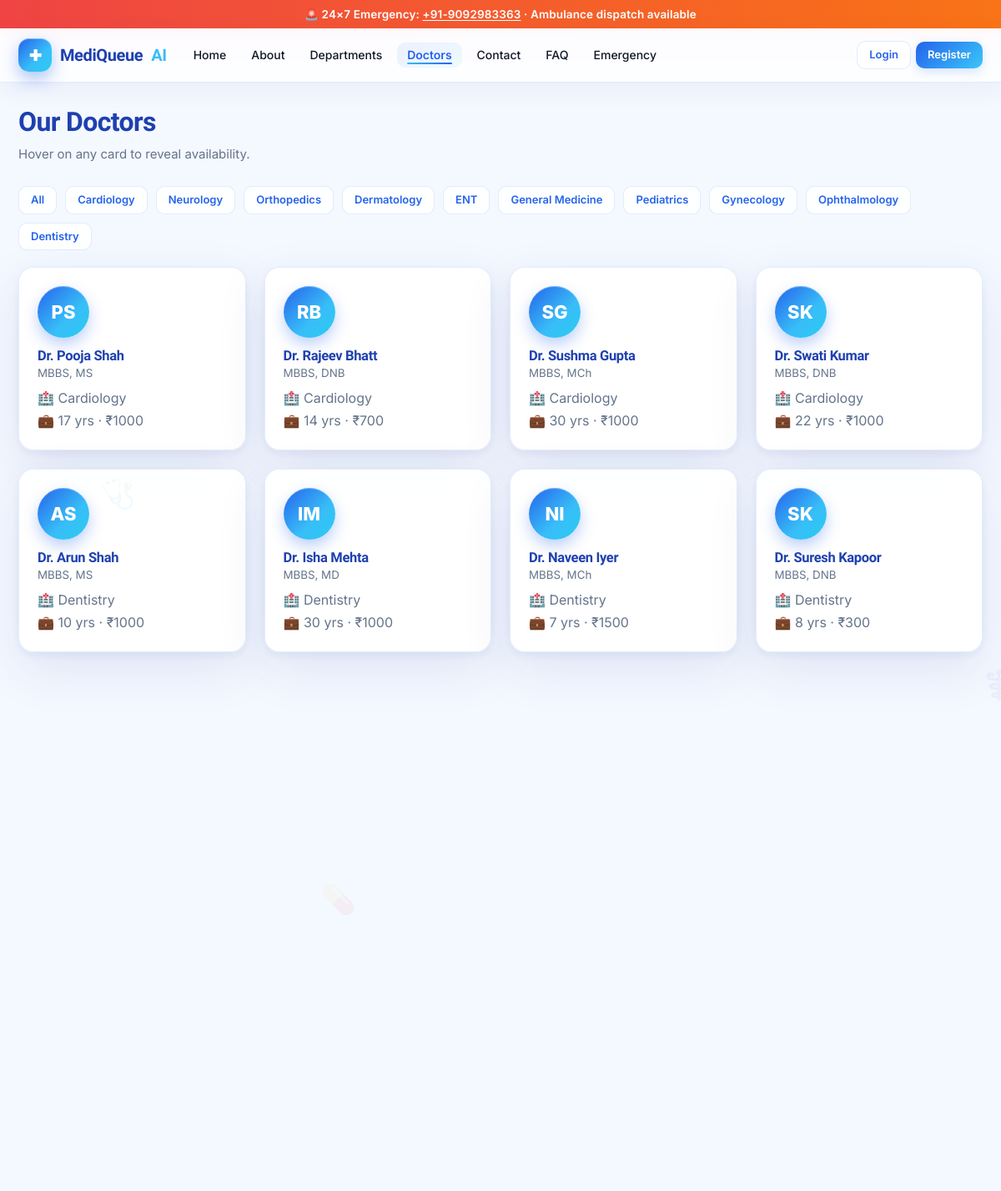
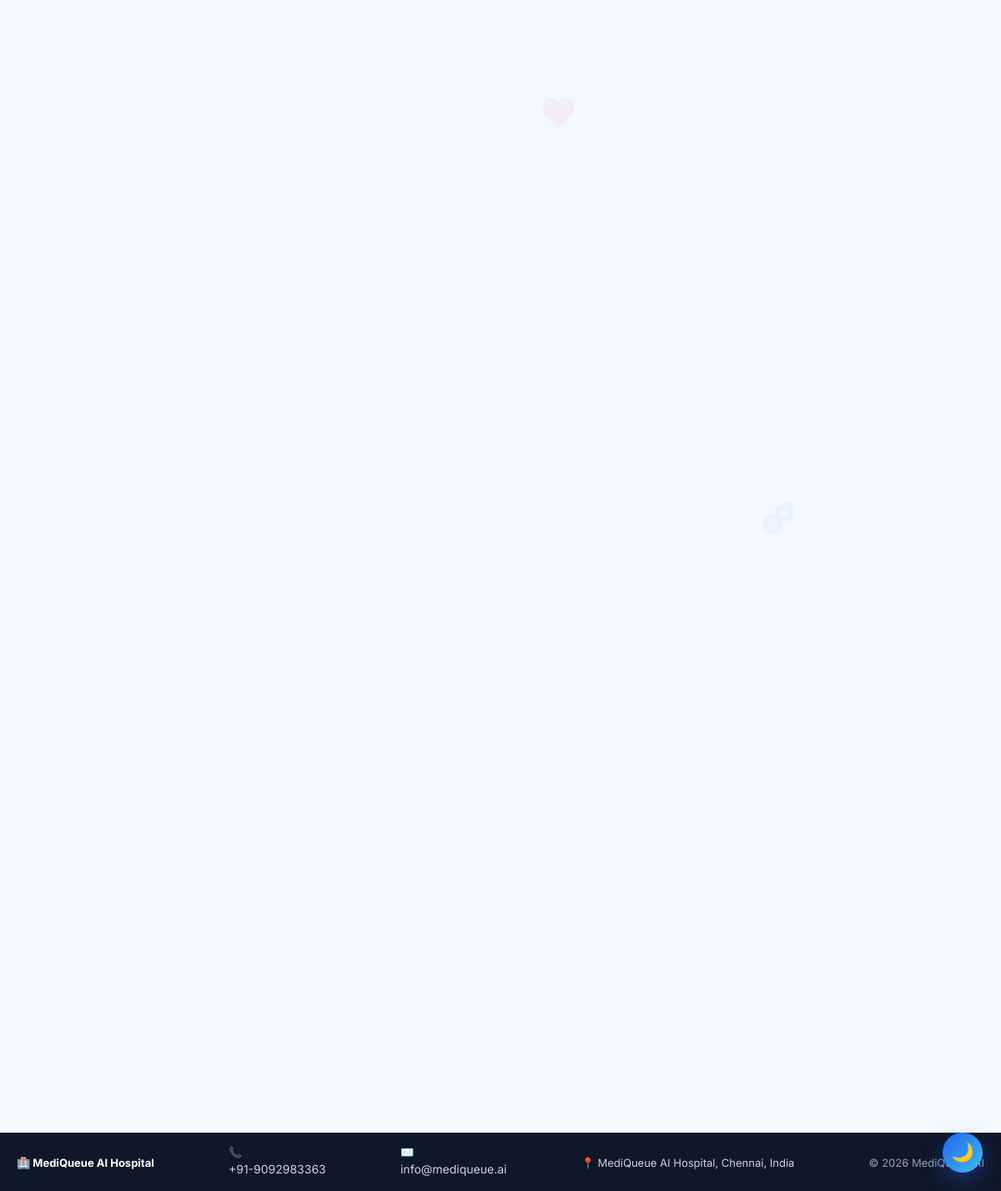
Page /doctors on the committed database (2 pictures, top to bottom).
### tables this page shows
CREATE TABLE departments(
            id INTEGER PRIMARY KEY, name TEXT UNIQUE, description TEXT, icon TEXT);

CREATE TABLE doctors(
            id INTEGER PRIMARY KEY,
            doc_code TEXT UNIQUE,
            name TEXT, department TEXT, qualification TEXT,
            experience INTEGER, specialization TEXT,
            fee INTEGER, avg_time INTEGER,
            available INTEGER DEFAULT 1,
            photo TEXT,
            username TEXT UNIQUE, password TEXT);

CREATE TABLE app_settings(
        key TEXT PRIMARY KEY,
        value TEXT
    );

### backend/core/routes.py (the view)
    @app.route("/doctors")
    def doctors():
        dept = request.args.get("dept", "")
        if dept:
            docs = query("SELECT * FROM doctors WHERE department=? ORDER BY name", (dept,))
        else:
            docs = query("SELECT * FROM doctors ORDER BY department,name")
        return render_template("doctors.html", docs=docs, dept=dept, depts=query("SELECT * FROM departments"))

### backend/core/models.py (called while the page is built)
def get_conn():
    conn = sqlite3.connect(Config.DATABASE)
    conn.row_factory = sqlite3.Row
    conn.execute("PRAGMA foreign_keys = ON")
    return conn

def query(sql, params=(), one=False):
    with get_conn() as c:
        cur = c.execute(sql, params)
        rows = cur.fetchall()
        return (rows[0] if rows else None) if one else rows

### frontend/templates/doctors.html (shortened to what this page needs)
{% extends "base.html" %}{% block content %}
<div class="container">
  <h1 class="section-title">Our Doctors</h1>
  <p class="section-sub">Hover on any card to reveal availability.</p>
  <div style="display:flex;gap:10px;flex-wrap:wrap;margin-bottom:20px">
    <a class="btn ghost sm" href="/doctors">All</a>
    {% for d in depts %}
      <a class="btn ghost sm" href="/doctors?dept={{d.name}}"
         style="{% if dept==d.name %}background:var(--grad);color:#fff{% endif %}">{{d.name}}</a>
    {% endfor %}
  </div>
  <div class="grid c3">
    {% for d in docs %}
    <div class="doc">
      <div class="doc-inner">
        <div class="doc-face">
          <div class="avatar">{{ d.name.split()[1][0] }}{{ d.name.split()[2][0] if d.name.split()|length>2 else '' }}</div>
          <h4>{{ d.name }}</h4>
          <small>{{ d.qualification }}</small>
          <p style="color:var(--muted);margin:8px 0 0">🏥 {{ d.department }}<br/>💼 {{ d.experience }} yrs · ₹{{ d.fee }}</p>
        </div>
        <div class="doc-back">
          <h4 style="color:#fff">{{ d.name }}</h4>
          <p>Consultation: <b>{{ d.avg_time }} min</b></p>
          <p>Specialization: {{ d.specialization }}</p>
          <p>Status: <b>{{ 'Available' if d.available else 'Unavailable' }}</b></p>
        </div>
      </div>
    </div>
    {% endfor %}
  </div>
</div>{% endblock %}

### frontend/templates/base.html (shortened to what this page needs)
<!doctype html>
<html lang="en">
<head>
<link rel="stylesheet" href="{{ url_for('static', filename='css/style.css') }}"/>
<link rel="stylesheet" href="{{ url_for('static', filename='css/premium.css') }}"/>
<link rel="stylesheet" href="{{ url_for('static', filename='css/mq.css') }}"/>
<link rel="stylesheet" href="{{ url_for('static', filename='css/enterprise.css') }}"/>
</head>
<body class="{{ 'mq-dark' if SETTINGS and SETTINGS.get('theme')=='dark' else '' }}">
<div class="orb a"></div><div class="orb b"></div><div class="orb c"></div>
{% if not session.get('role') or session.get('role')=='patient' %}
<div class="emerg">🚨 24×7 Emergency: <a href="tel:{{ CFG.EMERGENCY_NUMBER }}">{{ CFG.EMERGENCY_NUMBER }}</a> · Ambulance dispatch available</div>
{% endif %}
<nav class="nav">
  <div class="nav-inner">
    {% set role = session.get('role') %}
    {% if role == 'admin' %}
      <a class="brand" href="/admin"><span class="logo">✚</span> MediQueue<span style="color:var(--sky)">AI</span> <small style="color:var(--muted);font-size:12px;margin-left:6px">Admin</small></a>
      <a class="link" href="/admin">Dashboard</a>
      <a class="link" href="/admin/patients">Patients</a>
      <a class="link" href="/admin/appointments">Appointments</a>
      <a class="link" href="/admin/doctors">Doctors</a>
      <a class="link" href="/admin/departments">Departments</a>
      <a class="link" href="/admin/qr-checkin">Check-In</a>
      <a class="link" href="/admin/history">History</a>
      <a class="link" href="/admin/settings">Settings</a>
      <div class="spacer"></div>
      <span class="link" style="color:var(--muted)">Hi, Administrator</span>
      <a class="btn ghost sm" href="/logout">Logout</a>
    {% else %}
      <a class="brand" href="/"><span class="logo">✚</span> MediQueue<span style="color:var(--sky)">AI</span></a>
      <a class="link" href="/">Home</a>
      <a class="link" href="/about">About</a>
      <a class="link" href="/departments">Departments</a>
      <a class="link" href="/doctors">Doctors</a>
      <a class="link" href="/contact">Contact</a>
      <a class="link" href="/faq">FAQ</a>
      <a class="link" href="/emergency">Emergency</a>
      <a class="btn ghost sm" href="/login">Login</a>
      <a class="btn sm" href="/register">Register</a>
    {% endif %}
  </div>
</nav>
{% block content %}{% endblock %}
<footer class="compact-footer" style="margin-top:40px;padding:14px 20px;background:#0f172a;color:#cbd5e1;border-top:1px solid #1e293b">
  <div style="max-width:1200px;margin:0 auto;display:flex;flex-wrap:wrap;justify-content:space-between;align-items:center;gap:10px;font-size:13px">
    <div><b style="color:#fff">🏥 {{ CFG.HOSPITAL_NAME }}</b></div>
    <div>📞 <a href="tel:{{ CFG.EMERGENCY_NUMBER }}" style="color:#cbd5e1">{{ CFG.EMERGENCY_NUMBER }}</a></div>
    <div>✉️ <a href="mailto:{{ CFG.HOSPITAL_EMAIL or 'info@mediqueue.ai' }}" style="color:#cbd5e1">{{ CFG.HOSPITAL_EMAIL or 'info@mediqueue.ai' }}</a></div>
    <div>📍 {{ CFG.HOSPITAL_ADDRESS or 'MediQueue AI Hospital' }}</div>
    <div style="color:#94a3b8">© {{ now.year }} MediQueue AI</div>
  </div>
</footer>
</body></html>

### frontend/static/css/premium.css (style rules this page uses)
:root { --glass-bg: rgba(255,255,255,.65); --glass-brd: rgba(255,255,255,.55); --glass-shadow: 0 12px 32px rgba(37,99,235,.12); --ease: cubic-bezier(.4,.14,.3,1); }
main,.container { animation:fadeUp .5s var(--ease) }

### frontend/static/css/mq.css (style rules this page uses)
:root { --mq-blue:#2563eb; --mq-blue-600:#1d4ed8; --mq-blue-400:#60a5fa; --mq-sky:#38bdf8; --mq-cyan:#22d3ee; --mq-ink:#0f172a; --mq-slate:#475569; --mq-muted:#64748b; --mq-line:#e2e8f0; --mq-bg:#f4f8ff; --mq-card:#ffffff; --mq-ok:#10b981; --mq-warn:#f59e0b; --mq-danger:#ef4444; --mq-violet:#6366f1; --mq-radius:18px; --mq-shadow:0 18px 40px -22px rgba(30,64,175,.45); --mq-shadow-lg:0 28px 60px -28px rgba(30,64,175,.55); --mq-grad:linear-gradient(135deg,#2563eb 0%,#38bdf8 100%); --mq-grad-soft:linear-gradient(135deg,#eff6ff 0%,#f0f9ff 100%); }

### frontend/static/css/enterprise.css (style rules this page uses)
:root { --mq-ink:#0f172a;--mq-line:#e2e8f0;--mq-sky:#0ea5e9;--mq-ok:#16a34a;--mq-bad:#dc2626;--mq-warn:#d97706;--mq-card:rgba(255,255,255,.78) }

### rows in the picture
departments: name "Cardiology"
departments: name "Neurology"
departments: name "Orthopedics"
departments: name "Dermatology"
departments: name "ENT"
departments: name "General Medicine"
departments: name "Pediatrics"
departments: name "Gynecology"
departments: name "Ophthalmology"
departments: name "Dentistry"
doctors: name "P", name.split|length "S", name "Dr. Pooja Shah", qualification "MBBS, MS", department "Cardiology", experience "17", fee "1000"
doctors: name "R", name.split|length "B", name "Dr. Rajeev Bhatt", qualification "MBBS, DNB", department "Cardiology", experience "14", fee "700"
doctors: name "S", name.split|length "G", name "Dr. Sushma Gupta", qualification "MBBS, MCh", department "Cardiology", experience "30", fee "1000"
doctors: name "S", name.split|length "K", name "Dr. Swati Kumar", qualification "MBBS, DNB", department "Cardiology", experience "22", fee "1000"
doctors: name "A", name.split|length "S", name "Dr. Arun Shah", qualification "MBBS, MS", department "Dentistry", experience "10", fee "1000"
doctors: name "I", name.split|length "M", name "Dr. Isha Mehta", qualification "MBBS, MD", department "Dentistry", experience "30", fee "1000"
doctors: name "N", name.split|length "I", name "Dr. Naveen Iyer", qualification "MBBS, MCh", department "Dentistry", experience "7", fee "1500"
doctors: name "S", name.split|length "K", name "Dr. Suresh Kapoor", qualification "MBBS, DNB", department "Dentistry", experience "8", fee "300"
app_settings: HOSPITAL_NAME "MediQueue AI Hospital"

### other values in the picture
{{ CFG.EMERGENCY_NUMBER }} "+91-9092983363"
{{ CFG.HOSPITAL_EMAIL or 'info@mediqueue.ai' }} "info@mediqueue.ai"
{{ CFG.HOSPITAL_ADDRESS or 'MediQueue AI Hospital' }} "MediQueue AI Hospital, Chennai, India"
